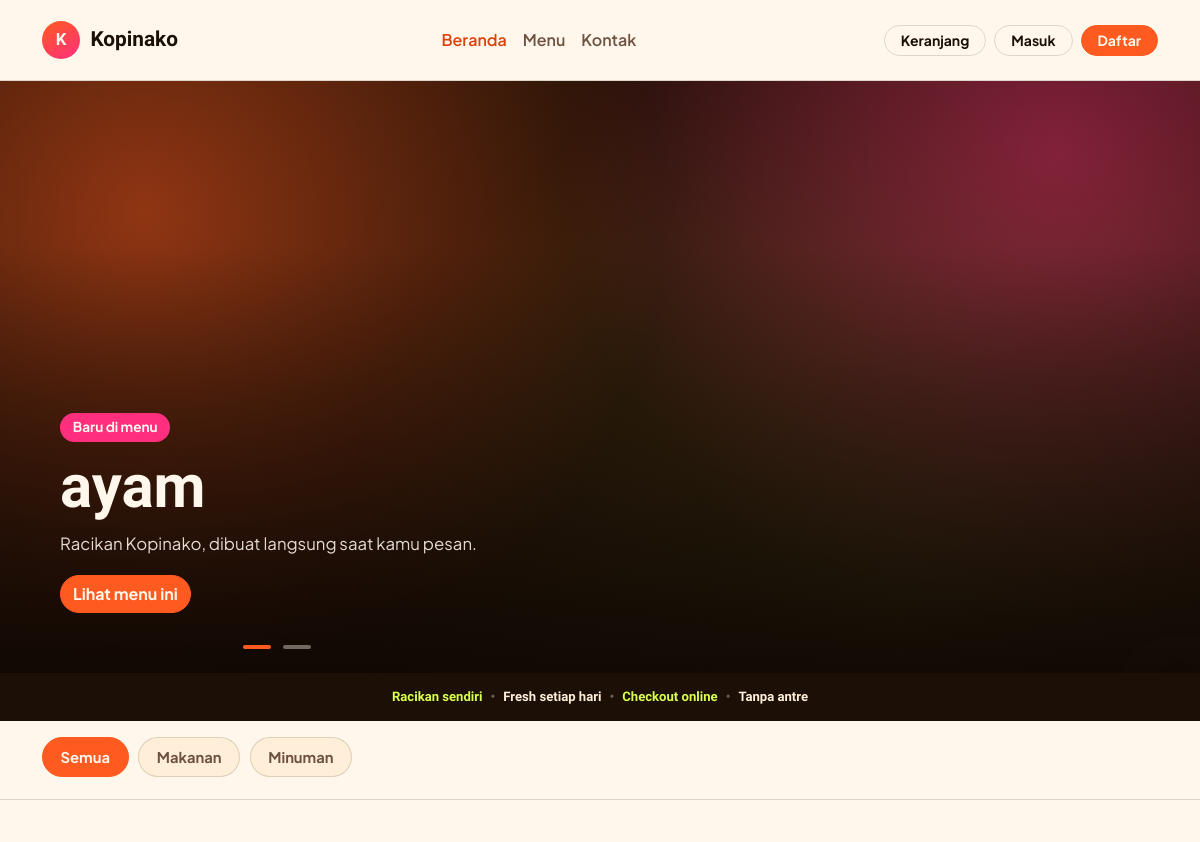
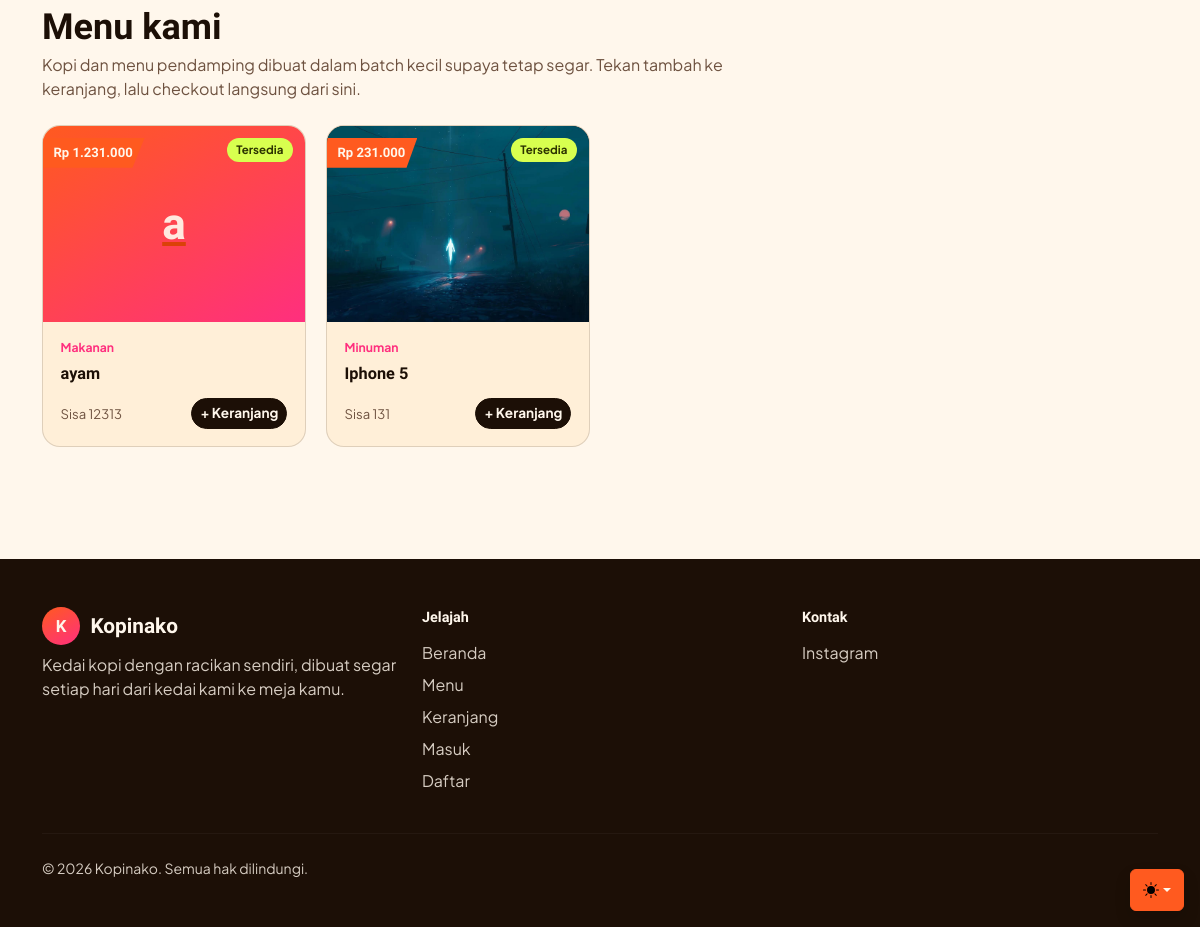
/umkm/index.php, run on the app's committed database (2 pictures, top to bottom).
### tables this page shows
CREATE TABLE `tb_produk` (
  `id` int NOT NULL,
  `nama` varchar(250) NOT NULL,
  `harga` int NOT NULL,
  `stok` int NOT NULL,
  `foto` text,
  `id_kategori` int NOT NULL,
  `deskripsi` text NOT NULL,
  `bonus_minimal` int NOT NULL DEFAULT '0',
  `bonus_jumlah` int NOT NULL DEFAULT '0',
  `bonus_id_produk` int DEFAULT NULL
);

CREATE TABLE `tb_kategori` (
  `id_kategori` int NOT NULL,
  `nama_kategori` varchar(255) NOT NULL
);

### umkm/index.php (the view, shortened to what this page needs)
<?php
include "config.php";
$kategoriList = [];
$qKategori = mysqli_query($config, "SELECT * FROM tb_kategori ORDER BY nama_kategori ASC");
if ($qKategori) {
    while ($k = mysqli_fetch_array($qKategori)) {
        $kategoriList[] = $k;
    }
}
$produkList = [];
$qProduk = mysqli_query(
    $config,
    "SELECT p.*, k.nama_kategori
     FROM tb_produk p
     LEFT JOIN tb_kategori k ON p.id_kategori = k.id_kategori
     ORDER BY p.id DESC"
);
if ($qProduk) {
    while ($p = mysqli_fetch_array($qProduk)) {
        $produkList[] = $p;
    }
}
$produkUnggulan = array_slice($produkList, 0, 3);
$sudahLogin = isset($_SESSION['username']) && ($_SESSION['role'] ?? '') !== 'admin';
$namaUser   = $sudahLogin ? ($_SESSION['nama'] ?: $_SESSION['username']) : null;
$jumlahKeranjang = isset($_SESSION['cart']) ? array_sum(array_column($_SESSION['cart'], 'jumlah')) : 0;
function formatHarga($angka)
{
    return "Rp " . number_format((float) $angka, 0, ',', '.') . ".000";
}
function fotoUrl($foto)
{
    if (!empty($foto) && file_exists(__DIR__ . "/assets/img/" . $foto)) {
        return "assets/img/" . $foto;
    }
    return null;
}
?>
<!doctype html>
<html lang="id" data-bs-theme="auto">
  <head>
    <link href="assets/dist/css/bootstrap.min.css" rel="stylesheet" />
    <link href="home.css?v=<?= filemtime(__DIR__ . '/home.css') ?>" rel="stylesheet" />
  </head>
  <body>
    <div class="dropdown position-fixed bottom-0 end-0 mb-3 me-3 bd-mode-toggle">
      <button
        class="btn btn-bd-brand py-2 dropdown-toggle d-flex align-items-center shadow"
        id="bd-theme"
        type="button"
        aria-expanded="false"
        data-bs-toggle="dropdown"
        aria-label="Ganti tema (auto)"
      >
        <svg class="bi my-1 theme-icon-active" aria-hidden="true"><use href="#circle-half"></use></svg>
      </button>
    </div>
    <nav class="navbar navbar-expand-md kn-navbar sticky-top py-3">
      <div class="container">
        <a class="kn-brand navbar-brand" href="index.php">
          <span class="kn-brand-mark" aria-hidden="true">K</span>
          Kopinako
        </a>
        <div class="collapse navbar-collapse" id="navUtama">
          <ul class="navbar-nav mx-md-auto my-3 my-md-0">
            <li class="nav-item"><a class="nav-link active" href="#beranda">Beranda</a></li>
            <li class="nav-item"><a class="nav-link" href="#menu">Menu</a></li>
            <li class="nav-item"><a class="nav-link" href="#kontak">Kontak</a></li>
          </ul>
          <div class="d-flex gap-2">
            <a href="keranjang.php" class="btn btn-outline-ink btn-sm px-3" data-cart-badge>
              Keranjang<?php if ($jumlahKeranjang > 0): ?> (<?= $jumlahKeranjang ?>)<?php endif; ?>
            </a>
            <?php if ($sudahLogin): ?>
              <span class="align-self-center me-1 d-none d-lg-inline">Halo, <?= htmlspecialchars($namaUser) ?></span>
              <a href="profil.php" class="btn btn-outline-ink btn-sm px-3">Profil</a>
              <a href="logout.php" class="btn btn-caramel btn-sm px-3">Keluar</a>
            <?php elseif (($_SESSION['role'] ?? '') === 'admin'): ?>
              <a href="dashboard.php" class="btn btn-outline-ink btn-sm px-3">Dashboard</a>
              <a href="logout.php" class="btn btn-caramel btn-sm px-3">Keluar</a>
            <?php else: ?>
              <a href="login.php" class="btn btn-outline-ink btn-sm px-3">Masuk</a>
              <a href="register.php" class="btn btn-caramel btn-sm px-3">Daftar</a>
            <?php endif; ?>
          </div>
        </div>
      </div>
    </nav>
    <section id="beranda" class="kn-hero">
      <div id="heroCarousel" class="carousel slide carousel-fade" data-bs-ride="carousel">
        <div class="carousel-indicators">
          <?php if (!empty($produkUnggulan)): ?>
            <?php foreach ($produkUnggulan as $i => $p): ?>
              <button type="button" data-bs-target="#heroCarousel" data-bs-slide-to="<?= $i ?>" class="<?= $i === 0 ? 'active' : '' ?>" aria-current="<?= $i === 0 ? 'true' : 'false' ?>" aria-label="Slide <?= $i + 1 ?>"></button>
            <?php endforeach; ?>
          <?php else: ?>
            <?php for ($i = 0; $i < 3; $i++): ?>
              <button type="button" data-bs-target="#heroCarousel" data-bs-slide-to="<?= $i ?>" class="<?= $i === 0 ? 'active' : '' ?>" aria-current="<?= $i === 0 ? 'true' : 'false' ?>" aria-label="Slide <?= $i + 1 ?>"></button>
            <?php endfor; ?>
          <?php endif; ?>
        </div>
        <div class="carousel-inner">
          <?php if (!empty($produkUnggulan)): ?>
            <?php foreach ($produkUnggulan as $i => $p):
                $foto = fotoUrl($p['foto']);
                $nama = htmlspecialchars($p['nama']);
            ?>
            <div class="carousel-item <?= $i === 0 ? 'active' : '' ?>">
              <div class="kn-hero-slide">
                <?php if ($foto): ?>
                  <img src="<?= htmlspecialchars($foto) ?>" alt="<?= $nama ?>" />
                <?php else: ?>
                  <div class="kn-hero-fallback-bg"></div>
                  <div class="kn-hero-fallback-mark"><?= htmlspecialchars(mb_substr($p['nama'], 0, 1)) ?></div>
                <?php endif; ?>
                <div class="kn-hero-overlay"></div>
                <div class="kn-hero-caption">
                  <span class="kn-hero-tag">Baru di menu</span>
                  <h2><?= $nama ?></h2>
                  <p><?= htmlspecialchars($p['deskripsi'] ?: 'Racikan Kopinako, dibuat langsung saat kamu pesan.') ?></p>
                  <a href="#produk-<?= (int) $p['id'] ?>" class="btn btn-caramel">Lihat menu ini</a>
                </div>
              </div>
            </div>
            <?php endforeach; ?>
          <?php endif; ?>
        </div>
      </div>
    </section>
    <div class="kn-marquee" aria-hidden="true">
      <div class="kn-marquee-track">
        <span class="kn-marquee-accent">Racikan sendiri</span>
        <span class="kn-marquee-dot">•</span>
        <span>Fresh setiap hari</span>
        <span class="kn-marquee-dot">•</span>
        <span class="kn-marquee-accent">Checkout online</span>
        <span class="kn-marquee-dot">•</span>
        <span>Tanpa antre</span>
      </div>
    </div>
    <?php if (!empty($kategoriList)): ?>
    <section class="kn-kategori py-3">
      <div class="container">
        <div class="kn-chip-row" role="group" aria-label="Filter kategori menu">
          <button type="button" class="kn-chip active" data-kategori="semua" aria-pressed="true">Semua</button>
          <?php foreach ($kategoriList as $k): ?>
            <button type="button" class="kn-chip" data-kategori="<?= (int) $k['id_kategori'] ?>" aria-pressed="false">
              <?= htmlspecialchars($k['nama_kategori']) ?>
            </button>
          <?php endforeach; ?>
        </div>
      </div>
    </section>
    <?php endif; ?>
    <section id="menu" class="py-5">
      <div class="container">
        <h2 class="kn-section-title">Menu kami</h2>
        <p class="kn-section-sub mb-4">Kopi dan menu pendamping dibuat dalam batch kecil supaya tetap segar. Tekan tambah ke keranjang, lalu checkout langsung dari sini.</p>
        <?php if (empty($produkList)): ?>
          <div class="kn-empty">
            <h3>Belum ada menu</h3>
            <p class="mb-0">Menu yang ditambahkan lewat halaman dashboard akan otomatis muncul di sini.</p>
          </div>
        <?php else: ?>
          <div class="kn-grid">
            <?php foreach ($produkList as $p):
                $foto  = fotoUrl($p['foto']);
                $nama  = htmlspecialchars($p['nama']);
                $stok  = (int) $p['stok'];
                $habis = $stok <= 0;
                $idKategori = $p['id_kategori'] !== null ? (int) $p['id_kategori'] : 'lainnya';
            ?>
            <div class="kn-card-wrap" data-kategori="<?= $idKategori ?>" id="produk-<?= (int) $p['id'] ?>">
              <article class="kn-card h-100">
                <div class="kn-card-media">
                  <a href="detail.php?id=<?= (int) $p['id'] ?>" class="kn-card-media-link" aria-label="Lihat detail <?= $nama ?>">
                    <?php if ($foto): ?>
                      <img src="<?= htmlspecialchars($foto) ?>" alt="<?= $nama ?>" loading="lazy" />
                    <?php else: ?>
                      <div class="kn-card-media-fallback"><?= htmlspecialchars(mb_substr($p['nama'], 0, 1)) ?></div>
                    <?php endif; ?>
                  </a>
                  <span class="kn-price-tag"><?= formatHarga($p['harga']) ?></span>
                  <span class="kn-stock-flag <?= $habis ? 'habis' : '' ?>">
                    <?= $habis ? 'Habis' : 'Tersedia' ?>
                  </span>
                </div>
                <div class="kn-card-body">
                  <?php if (!empty($p['nama_kategori'])): ?>
                    <span class="kn-card-kategori"><?= htmlspecialchars($p['nama_kategori']) ?></span>
                  <?php endif; ?>
                  <h3 class="kn-card-title"><a href="detail.php?id=<?= (int) $p['id'] ?>"><?= $nama ?></a></h3>
                  <div class="kn-card-footer">
                    <span class="kn-stok-text"><?= $habis ? 'Stok kosong' : 'Sisa ' . $stok ?></span>
                    <?php if ($habis): ?>
                      <span class="btn btn-wa btn-sm" aria-disabled="true">Habis</span>
                    <?php else: ?>
                      <form action="keranjang.php?id=<?= (int) $p['id'] ?>" method="post" class="kn-add-form">
                        <button type="submit" class="btn btn-wa btn-sm">+ Keranjang</button>
                      </form>
                    <?php endif; ?>
                  </div>
                </div>
              </article>
            </div>
            <?php endforeach; ?>
          </div>
        <?php endif; ?>
      </div>
    </section>
    <footer id="kontak" class="kn-footer py-5">
      <div class="container">
        <div class="row g-4">
          <div class="col-md-4">
            <a class="kn-brand navbar-brand mb-2" href="index.php">
              <span class="kn-brand-mark" aria-hidden="true">K</span>
              Kopinako
            </a>
            <p class="mb-0">Kedai kopi dengan racikan sendiri, dibuat segar setiap hari dari kedai kami ke meja kamu.</p>
          </div>
          <div class="col-6 col-md-4">
            <div class="kn-foot-heading">Jelajah</div>
            <ul class="list-unstyled d-flex flex-column gap-2">
              <li><a href="#beranda">Beranda</a></li>
              <li><a href="#menu">Menu</a></li>
              <li><a href="keranjang.php">Keranjang</a></li>
              <?php if (!$sudahLogin): ?>
                <li><a href="login.php">Masuk</a></li>
                <li><a href="register.php">Daftar</a></li>
              <?php endif; ?>
            </ul>
          </div>
          <div class="col-6 col-md-4">
            <div class="kn-foot-heading">Kontak</div>
            <ul class="list-unstyled d-flex flex-column gap-2">
              <li><a href="#">Instagram</a></li>
            </ul>
          </div>
        </div>
        <hr class="my-4" />
        <p class="mb-0 small">&copy; <?= date('Y') ?> Kopinako. Semua hak dilindungi.</p>
      </div>
    </footer>
  </body>
</html>

### data on the page
tb_produk: nama "ayam", deskripsi "Racikan Kopinako, dibuat langsung saat kamu pesan.", nama "a", harga "Rp 1.231.000", shows "Tersedia", id_kategori.nama_kategori "Makanan", stok "12313"
tb_produk: foto (picture), harga "Rp 231.000", shows "Tersedia", id_kategori.nama_kategori "Minuman", nama "Iphone 5", stok "131"
tb_kategori: nama_kategori "Makanan"
tb_kategori: nama_kategori "Minuman"
